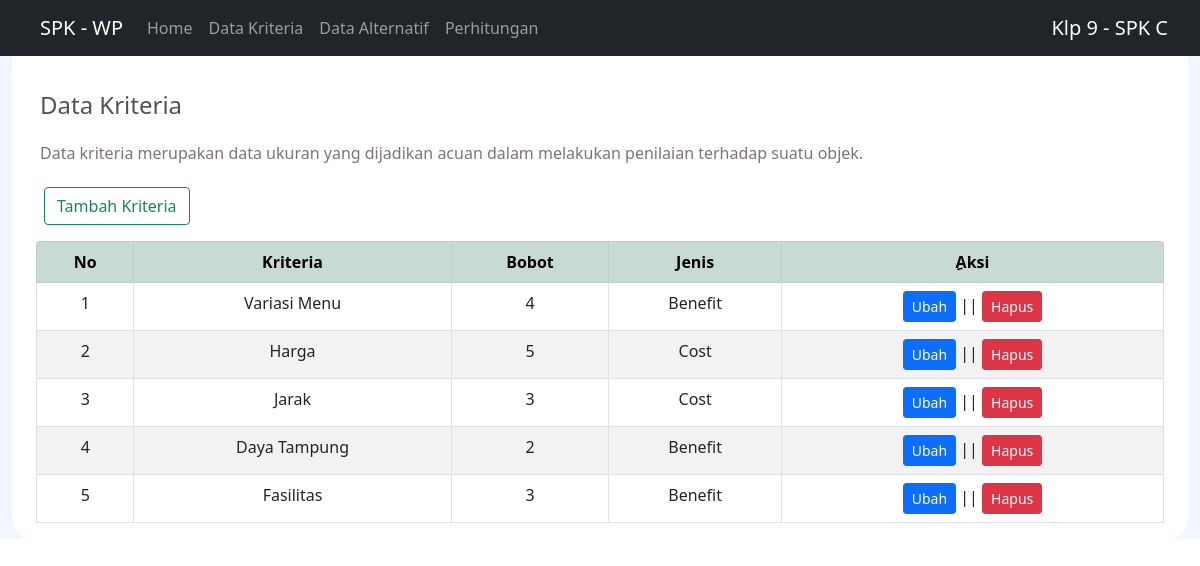
Screenshot of /data_kriteria.php with the database file from the repository.
### tables this page shows
CREATE TABLE `tbl_kriteria` (
  `id` int(11) NOT NULL,
  `kriteria` varchar(50) NOT NULL,
  `bobot` varchar(50) NOT NULL,
  `jns` varchar(50) NOT NULL
);

### kelola/edit_kriteria.php (called while the page is built, shortened)
<?php
    require_once 'data_kriteria.php';
    function tampil($query){
        global $conn;
        $result = mysqli_query($conn, $query);
        $rows = [];
        while($row = mysqli_fetch_assoc($result)){
            $rows[] = $row;
        }
        return $rows;
    }
?>

### data_kriteria.php (the view, shortened to what this page needs)
<?php
  include_once 'apps/config/config.php';
  include_once 'kelola/edit_kriteria.php';
    $kriteria = tampil("SELECT * FROM tbl_kriteria ORDER BY id ASC");
?>
<!doctype html>
<html lang="en">
  <head>
    <link href="https://cdn.jsdelivr.net/npm/bootstrap@5.1.3/dist/css/bootstrap.min.css" rel="stylesheet">
  </head>
  <body>
    <header class="fixed-nav sticky-footer" id="page-top" >
      <nav class="navbar navbar-expand-lg navbar-dark bg-dark fixed-top" id="mainNav">
        <a class="navbar-brand" style="margin-left:40px;" id="judul" href="index.php">SPK - WP</a>
        <ul class="navbar-nav bg-dark " id="exampleAccordion">
          <a class="nav-link" href="index.php">
            <span class="nav-link-text">Home</span>
          </a>
          <a class="nav-link" href="data_kriteria.php">
            <span class="nav-link-text">Data Kriteria</span>
          </a>
          <a class="nav-link" href="data_alternatif.php">
            <span class="nav-link-text">Data Alternatif</span>
          </a>
          <a class="nav-link" href="perhitungan.php">
            <span class="nav-link-text">Perhitungan</span>
          </a>
        </ul>
        <ul class="navbar-nav ms-auto">
          <li class="nav-item me-3">
            <a class="navbar-brand">Klp 9 - SPK C</a>
          </li>
        </ul>
      </nav>
    </header>
    <div class="content-wrapper "style="background-color: #f2f7ff;">
      <div class="container-fluid">
      <div class="card mb-3" style="border-radius: 20px; border:none;">
          <div class="row ms-3 mt-3" style="color:#525252;">
            <h4 style="margin-top:75px;">Data Kriteria</h4>
          </div>
          <div class="row ms-3 mt-3" style="color:#7E7474; font-weight:500;">
            <h6>Data kriteria merupakan data ukuran yang dijadikan acuan dalam melakukan penilaian terhadap suatu objek.</h6>
          </div>
          <div class="card-body">
            <div class="row">
              <div class="col align-self-start ms-3">
                <button type="button" class="btn btn-outline-success" data-bs-toggle="modal" data-bs-target="#tambah">
                Tambah Kriteria
                </button>
              </div>
            </div>
          </div>
              <div class="table-responsive rounded  ms-4 me-4">
                  <table class="table table-bordered table-hover table-striped text-center" cellspacing="0">
                    <tr class="table-success">
                      <th>No</th>
                      <th>Kriteria</th>
                      <th>Bobot</th>
                      <th>Jenis</th>
                      <th>ِAksi</th>
                    </tr>
                    <?php $i = 1; ?>
                          <?php foreach($kriteria as $row): ?>
                          <tr>
                              <td><?= $i; ?></td>
                              <td><?= $row["kriteria"]; ?></td>
                              <td><?= $row["bobot"]; ?></td>
                              <td><?= $row["jns"]; ?></td>
                              <td>
                                  <button type="button " class="btn btn-primary btn-sm" data-bs-toggle="modal" data-bs-target="#edit<?= $row["id"]; ?>">
                                    Ubah
                                  </button>
                                      ||
                                  <a onclick="return confirm('Yakin menghapus data ini?');" href="hapus_kriteria.php?id=<?=$row["id"]; ?>" class="btn btn-danger btn-sm">
                                    Hapus
                                  </a>
                              </td>
                          </tr>
                          <?php $i++ ?>
                              <?php endforeach ?>
                  </table>
            </div>
        </div>
      </div>
    </div>
  </body>
</html>

### rows the page displays
tbl_kriteria: kriteria "Variasi Menu", bobot "4", jns "Benefit"
tbl_kriteria: kriteria "Harga", bobot "5", jns "Cost"
tbl_kriteria: kriteria "Jarak", bobot "3", jns "Cost"
tbl_kriteria: kriteria "Daya Tampung", bobot "2", jns "Benefit"
tbl_kriteria: kriteria "Fasilitas", bobot "3", jns "Benefit"
